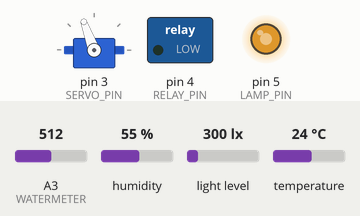
The sketch below on a simulated Arduino Uno, built with avr-gcc and run on an emulated ATmega328P. Shown: servo, switched loads named in the sketch (green lamp = pin HIGH), output pins drawn as LEDs (lit = HIGH). Inputs (shaded band) come from the test bench; at power-on: light level 300 lx, A3 (WATERMETER) = 512, humidity 55 %, temperature 24 °C. What the sketch prints to the serial monitor is not drawn.

Above: at 3.2 s.
3.3 s: light level set to 40 lx
At 6.9 s:
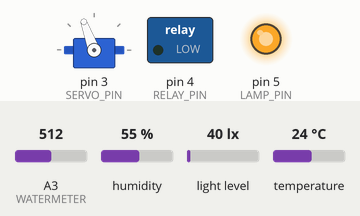
7.8 s: light level set to 1000 lx
At 10.3 s:
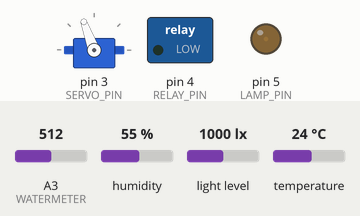
12.0 s: light level set to 1500 lx
At 13.7 s:
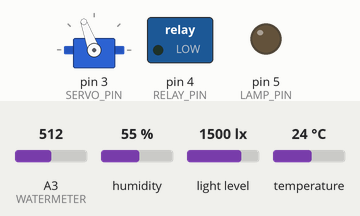
Timing chart, 0 to 15.2 s (numbered marks = the images above; inputs shaded):
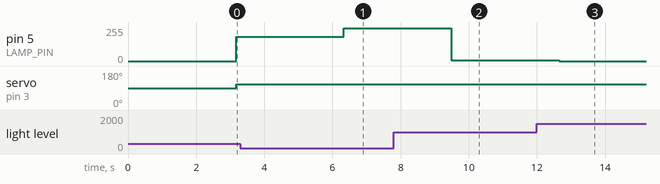

The sketch:

ardu.ino
```cpp
#include <DHT_U.h>
#include <Wire.h>
#include <BH1750.h>
#include <SoftwareSerial.h>
#include <DHT.h>
#include <Servo.h>

#define ESP_TX 7
#define ESP_RX 6
#define LAMP_PIN 5
#define RELAY_PIN 4
#define SERVO_PIN 3
#define DHT_PIN 2
#define WATERMETER A3
#define DHTTYPE DHT11

#define SENSOR_POLL_INTERVAL 3000
#define VENT_OPEN 35
#define VENT_CLOSE 110


#define IS_LOCAL false
#define DEBUG false
#define NOPE false

DHT dht(DHT_PIN, DHTTYPE);
BH1750 lightMeter;
SoftwareSerial esp(ESP_RX, ESP_TX);
Servo vent;

// Connection parametrs
char server[] = "52.3.52.231";
char appKey[] = "776a7a6c-75fe-4274-bd98-4dbab8c4a853";
char thing[] = "DreamHouseThing";

long last_sensors_poll = 0;

// DataModel
int Temperature = 0;
int Brightness = 0;
int Humidity = 0;
bool VentState = false;
bool PumpState = false;
int LampBrightness = 0;

void setup() {
  Serial.begin(115200);
  esp.begin(19200);
  dht.begin();
  digitalWrite(WATERMETER, 1);
  lightMeter.begin();
  vent.attach(SERVO_PIN);
  pinMode(LAMP_PIN, OUTPUT);
  pinMode(RELAY_PIN, OUTPUT);
  setServer();

  while (! Serial);
  while (! esp);
  last_sensors_poll = millis();
//if(!IS_LOCAL)getData("VentState");
  if(DEBUG)Serial.println("DEBUG_MODE");
  delay(2000);
  Serial.println("Start");
    esp.println(F("Mjson:"));
}

void loop() {
  if(!NOPE)
  if (IS_LOCAL)
  {
    localWork();
    //    if ((millis() - last_sensors_poll) > SENSOR_POLL_INTERVAL) {
    //      Serial.println(getData("PumpState"));
    //      Serial.println(getData("LampBrightness"));
    //      Serial.println(getData("VentState"));
    //       last_sensors_poll = millis();
    //    }
  } else {
    if (DEBUG)
    {
      while (esp.available() > 0)
      {
        Serial.write(esp.read());
      }
      while (Serial.available() > 0)
      {
        esp.write(Serial.read());
      }
    } else {


      if ((millis() - last_sensors_poll) > SENSOR_POLL_INTERVAL) {
        Humidity = analogRead(WATERMETER);
        Temperature = dht.readTemperature();
        Brightness = lightMeter.readLightLevel();

        //SendData
        sendAllData();
        //        sendData(String(Temperature), "Temperature");
        //        sendData(String(Humidity), "Humidity");
        //        sendData(String(Brightness), "Brightness");
      //GetValues
//      String Stmp = getData("VentState");
//      if (Stmp.indexOf("t") > 0)VentState = true;
//      else if (Stmp.indexOf("f") > 0)VentState = false;
//      Stmp="";
//      Stmp = getData("PumpState");
//      if (Stmp.indexOf("t") > 0)PumpState = true;
//      else if (Stmp.indexOf("f") > 0)PumpState = false;
//
//      Stmp="";
//      Stmp = getData("LampBrightness");
//      LampBrightness = Stmp.toInt();
      autoMode();
      //CheckData
      LampBrightness = LampBrightness < 0 ? 0 : LampBrightness;
      LampBrightness = LampBrightness > 255 ? 255 : LampBrightness;
      //LampBrightness = map(LampBrightness, 0, 100, 0, 255);

      analogWrite(LAMP_PIN, LampBrightness);
      digitalWrite(RELAY_PIN, PumpState ? 1 : 0);
      vent.write(VentState ? VENT_OPEN : VENT_CLOSE);
        last_sensors_poll = millis();
      }
    }
  }
}


void setServer()
{
  esp.println();
  esp.println((String("h" + String(server))));
  esp.println(F("p80"));
}

void sendData(String data, String param)
{
  clearBuf();
  String json = String("{\"" + param + "\": " + data + "}");
  esp.print(F("aPUT /Thingworx/Things/"));
  esp.print(thing);
  esp.print(F("/Properties/"));
  esp.print(param);
  esp.println(F(" HTTP/1.1"));
  esp.print(F("aHost: "));
  esp.println(server);
  esp.println(F("aContent-Type: application/json"));
  esp.print(F("aContent-Length: "));
  esp.println(json.length());
  esp.print(F("aappKey: "));
  esp.println(appKey);
  esp.println(F("a"));
  esp.println("a" + json);
  esp.println(F("a"));
  esp.println(F("C"));

  if (DEBUG) {
    Serial.print(millis());
    Serial.print(F("  "));
    Serial.print(param);
    Serial.print(F(" sended:  "));
    Serial.println(data);
  }
}

void sendAllData()
{
  clearBuf();
  int  B=map(Brightness,0,1150,0,100);
  String json = String(String("{\"Temperature\": ") + Temperature + String(",\"Brightness\": ") + B + String(",\"Humidity\": ") + Humidity + String("}"));
  esp.print(F("aPUT /Thingworx/Things/"));
  esp.print(thing);
  esp.print(F("/Properties/*"));
  esp.println(F(" HTTP/1.1"));
  esp.print(F("aHost: "));
  esp.println(server);
  esp.println(F("aContent-Type: application/json"));
  esp.print(F("aContent-Length: "));
  esp.println(json.length());
  esp.print(F("aappKey: "));
  esp.println(appKey);
  esp.println(F("a"));
  esp.println("a" + json);
  esp.println(F("a"));
  esp.println(F("C"));
}

void clearBuf()
{
  esp.println(F("i"));
}

String getData(String param)
{
  String Data = "";
  clearBuf();

  esp.print(F("aGET /Thingworx/Things/"));
  esp.print(thing);
  esp.print(F("/Properties/"));
  esp.print(param);
  esp.println(F(" HTTP/1.1"));
  esp.print(F("aHost: "));
  esp.println(server);
  esp.println(F("aAccept: application/json"));
  esp.print(F("aappKey: "));
  esp.println(appKey);
  esp.println(F("a"));
  esp.println(F("C"));
 //Serial.print("In");
 clearBuf();
  long i =millis();
  while (true)
  {
    if (esp.available()) {
      char c = esp.read();
      if (c == '$')break;
      Data += c;
    }
    //i++;
    if (millis()-i>10000)
    {
      Data = "err";
      break;
    }
  }
  // Serial.println("Out");
//Serial.println(Data);
    Data = Data.substring(Data.lastIndexOf(param) + param.length() + 1);
    Data = Data.substring(1, Data.length() - 3);
  if (false) {
    Serial.print(millis());
    Serial.print(F("   Getting "));
    Serial.print(param);
    Serial.print(F(": "));
    Serial.println(Data);
  }
  return Data;
}

void autoMode()
{
       if (Temperature>45)VentState = true;
      else if (Temperature<40)VentState = false;
            if (Humidity>980)PumpState = false;
      else if (Humidity>920)PumpState = true;

      LampBrightness=(1024-Brightness)/4;
}

//void getAllData()
//{
//  String Data = "";
//  clearBuf();
//  Serial.println("Send");
//  esp.println(F("Mjson:"));
//  esp.print(F("aGET /Thingworx/Things/"));
//  esp.print(thing);
//  esp.print(F("/Properties/"));
//  esp.println(F(" HTTP/1.1"));
//  esp.print(F("aHost: "));
//  esp.println(server);
//  esp.println(F("aAccept: application/json"));
//  esp.print(F("aappKey: "));
//  esp.println(appKey);
//  esp.println(F("a"));
//  esp.println(F("C"));
//
//  Serial.println("Wait");
//  long i=millis();
//    while (true)
//  {
//    if (esp.available()) {
//      char c = esp.read();
//      //if (c == '$')break;
//      Data += c;
//    }
//    //i++;
//    if (millis()-i>10000)
//    {
//      Data = "err";
//      break;
//    }
//  }
//   // Data = Data.substring(Data.lastIndexOf(param) + param.length() + 1);
//    //Data = Data.substring(1, Data.length() - 3);
//    Serial.println("Get");
//  //Data=Data.substring(Data.lastIndexOf("rows"));
//  Serial.println(Data);
//  String d1="",d2="",d3="";
//  d1=Data.substring(Data.lastIndexOf("VentState")+10,Data.length()-(Data.lastIndexOf("VentState")+10)+2);
//  d2=Data.substring(Data.lastIndexOf("PumpState")+10,Data.length()-(Data.lastIndexOf("PumpState")+10)+2);
//  d3=Data.substring(Data.lastIndexOf("LampBrightness")+10,Data.length()-(Data.lastIndexOf("LampBrightness")+10)+Data.indexOf(Data.lastIndexOf("LampBrightness")+10));
//  if (true) {
//    //Serial.println(Data);
//    Serial.println(d1);
//    Serial.println(d2);
//    Serial.println(d3);
//  }
//}
//------LOCAL-----------------------------------------------------------------------------------------------------------------------------
void localWork()
{
  String buf = "";
  while (Serial.available())
  {
    char c = Serial.read();
    buf += c;
  }
  if (buf.indexOf("Led=") >= 0) {
    buf = buf.substring(buf.indexOf("Led=") + 4);
    Serial.print(buf);
    buf = buf.substring(0, buf.length() - 2);
    int value = buf.toInt();
    analogWrite(LAMP_PIN, value);
  }

  if (buf.indexOf("PumpOn") >= 0) {
    digitalWrite(RELAY_PIN, 1);
  }
  if (buf.indexOf("PumpOff") >= 0)
  {
    digitalWrite(RELAY_PIN, 0);
  }
  if (buf.indexOf("VentOn") >= 0) {
    vent.write(40);
  }
  if (buf.indexOf("VentOff") >= 0)
  {
    vent.write(170);
  }

  if ((millis() - last_sensors_poll) > SENSOR_POLL_INTERVAL) {
    Humidity = analogRead(WATERMETER);
    Temperature = dht.readTemperature();
    Brightness = lightMeter.readLightLevel();

    Serial.print("Temperature=");
    if (!isnan(Temperature)) {
      Serial.print(Temperature);
    } else {
      Serial.print("--");
    }
    Serial.print(" Brightness=");
    Serial.print(Brightness);
    Serial.print(" Humidity=");
    Serial.println(Humidity);
    last_sensors_poll = millis();
  }
}
```

Measured:
- after the input at 3.3 s, pin 5 (LAMP_PIN): 181/255 → 246/255 after 3.0 s
- after the input at 7.8 s, pin 5 (LAMP_PIN): 246/255 → 6/255 after 1.7 s
- after the input at 12.0 s, pin 5 (LAMP_PIN): 6/255 → 0/255 after 0.65 s
